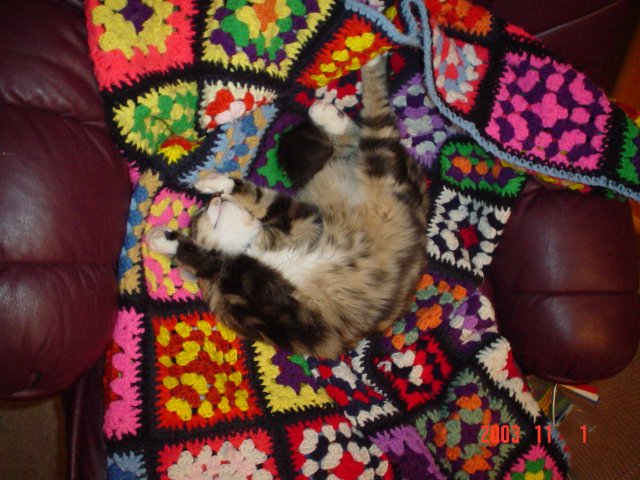
#> input picture data/sleepycat.jpg, 1280 x 960 px, found by its file name (shown at 1/2 size)
$ python inset_plot.py
#> lines starting #> are read from the running program, lines starting #| are printed output that depends on the picture; after the words box and inside, x2 and y2 are one past the last pixel; in counts of white or black regions, pixels touching at a corner belong together
#> (reads pyvision/data/project_info.json from the repository)
### pyvision3/image.py
"""
Created on Dec 18, 2015
@author: Stephen O'Hara

This module defines the pyvision image class, which wraps
the image data (array) in a class with convenient methods.

One very useful aspect of the image class is that annotations
(such as bounding boxes that might be drawn around detection regions)
are kept on a separate layer, as opposed to drawing directly
onto the image array itself.
"""
# The following prevents a bunch of pylint no-member errors
# with the cv2 module.
# pylint: disable=E1101

import cv2
import numpy as np
import io

try:
    import matplotlib.pyplot as plot
except ImportError:
    print("Error importing matplotlib.")
    print("Matplotlib integration will not work")

try:
    import shapely.geometry as sg
except ImportError:
    print("Error importing shapely.")
    print("Shapely is required for annotating shapes (polygons) on images.")
    print("Shapely is also used to determine if a crop is in bounds, etc.")

from .pv_exceptions import OutOfBoundsError, ImageAnnotationError
from .geometry import in_bounds, integer_bounds, Rect


class Image(object):
    """
    A pyvision3 Image object contains the image data, an
    annotations layer, and many convenient methods.
    Supports 1 channel and 3 channel images.
    """

    def __init__(self, source, *args, desc="Pyvision Image", **kwargs):
        """
        The constructor wraps a cv2.imread(...) function,
        passing in the args and kwargs appropriately, and
        then allocating data for the annotations layer.

        Parameters
        ----------
        desc: string
            Provide a short description of this image, that will be used
            by default in window titles and other functions
        source: string, file object, or cv2 image array
            If string, this is the full path to the image file to load.
            If file object, this is an open file handle from which to load
            the image.
            If ndarray, then we assume this is a cv2 image array which we will
            just wrap.
        args: variable
            Other args will be passed through to cv2.imread, the first arg
            should be the image source, like a file name. See the cv2 docs
            on imread for more details.
        kwargs: variable
            Keyword args will be passed through to cv2.imread

        Examples
        --------
        #loading from files
        img = pv3.Image('mypic.jpg')
        img2 = pv3.Image('mypic.jpg', cv2.IMREAD_GRAYSCALE)

        #loading from a file handle...this example is silly, but
        # this capability is good for example when loading from a file streamed
        # over a network connection, or S3, etc.
        with open('somepath/somefile.png', 'rb') as infile:
            img3 = pv3.Image(infile)

        #Wrapping of a numpy/cv2 ndarray
        img4 = pv3.Image( np.zeros( (480,640), dtype='uint8' ) )
        """
        self.desc = desc
        # metadata dictionary can be used to pass arbitrary info with the image
        self.metadata = {}

        if isinstance(source, np.ndarray):
            self.data = source
            self.metadata["source"] = "np.ndarray"
        elif type(source) == str:
            self.data = cv2.imread(source, *args, **kwargs)
            self.metadata["source"] = "file"
            self.metadata["filename"] = source
        else:
            # assume a file object
            buf = source.read()
            x = np.fromstring(buf, dtype="uint8")
            self.data = cv2.imdecode(x, cv2.IMREAD_UNCHANGED)
            self.metadata["source"] = "file object or buffer"

        self.height, self.width = self.data.shape[0:2]
        self.size = (self.width, self.height)
        self.nchannels = self.data.shape[2] if len(self.data.shape) == 3 else 1

        # Annotation data is a separate BGR image array.
        self.annotation_data = (
            self.data.copy()
            if self.nchannels == 3
            else cv2.cvtColor(self.data, cv2.COLOR_GRAY2BGR)
        )

    # [6 lines left out: function __str__, not called in this run]

    def __repr__(self):
        return str(self)

    def __getitem__(self, slc):
        return self.data[slc]

    # [20 lines left out: function as_grayscale, not called in this run]

    def as_annotated(self, alpha=0.5, as_type="PV"):
        """
        Provides an array which represents the merging of the image data
        with the annotations layer.

        Parameters
        ----------
        alpha: float
            Specify a number between 0.0 and 1.0
            This is the alpha blend when merging the annotations layer onto the image data.
            1.0 means that the annotation will be completely opaque and 0.0 completely transparent.
        as_type: string
            Specify either "CV" or "PV" (default) to indicate the return type of the annotated
            image. If "CV", then an ndarray in the normal opencv format is returned.
            If "PV", then a new pyvision3 image is returned with the annotations baked-in.

        Returns
        -------
        A copy of the image array (possibly expanded to 3 channels if the
        original image is single channel) with the color annotations baked in by
        replacing those pixels in the image with the corresponding non-zero pixels
        in the annotation data.

        Return type is either an opencv ndarray or a pyvision3 image depending on as_type.
        """
        # TODO: What if self.data is a floating point image and the annotations
        # are uint8 BGR? We should probably call a normalizing routine of some
        # sort that copies/converts self.data into a 3-channel BGR 8-bit image
        if self.nchannels == 1:
            tmp_img = cv2.cvtColor(self.data, cv2.COLOR_GRAY2BGR)
        else:
            tmp_img = self.data.copy()

        # this works because the annotation_data was initialized as a copy of the
        # source data. Annotations draw on this copy, and when we alpha-blend, those pixels
        # that were not changed by an annotation will blend back to full intensity.
        # i.e., if there were no annotations on pixel x, (1-alpha)*I(x) + (alpha)*A(x) = I(x)
        # because A(x) == I(x) where not otherwise annotated.
        tmp_img = cv2.addWeighted(
            tmp_img, 1.0 - alpha, self.annotation_data, alpha, 0.0
        )

        if as_type == "PV":
            return Image(tmp_img)

        return tmp_img

    # [203 lines left out: functions annotate_shape, annotate_point, annotate_circle, annotate_line, annotate_rect, annotate_text and 1 more, not called in this run]

    def annotate_inset_image(self, inset_image, pos, size=None):
        """
        On the annotation layer, composites another image, typically a thumbnail or other graphic,
        at the specified inset position and size. This is a way that an icon image could be drawn
        to a specific location as an annotation, or for an inset graphic like a performance meter,
        to be drawn as an inset onto a corner of the image, etc.

        Parameters
        ----------
        inset_image:    A pyvision3 image to be drawn as an annotation on the current image. This may be
                        a single channel or 3 channel image.
        pos:            The (x, y) coordinates, relative to the current image, where the top-left corner
                        of the inset image will be placed.
        size:           The (width, height) of the inset image in pixels. The inset image will be resized
                        to this specified size before drawing it to the annotation layer. Specify None
                        if no resizing is required of the inset image.

        Note
        -----
        The pixels from the inset image will replace whatever is already at that location in the annotation
        layer. The inset image will be subject to the same alpha-blending as the other annotations.
        """
        if size is not None:
            if inset_image.size != size:
                inset_image = inset_image.resize(size, as_type="PV")
        else:
            size = inset_image.size

        cv_tile = inset_image.data
        roi = Rect(pos[0], pos[1], size[0], size[1])
        depth = cv_tile.shape[-1] if len(cv_tile.shape) == 3 else 1

        if depth == 1:
            cv_tile_bgr = cv2.cvtColor(cv_tile, cv2.COLOR_GRAY2BGR)
        else:
            cv_tile_bgr = cv_tile

        # copy pixels of tile onto appropriate location in annotation image
        dest = self.annotation_data
        (minx, miny, maxx, maxy) = integer_bounds(roi)
        dest[miny : (maxy + 1), minx : (maxx + 1), :] = cv_tile_bgr

    # [138 lines left out: functions _draw_segments, _fix_color_tuple, copy, crop, resize, imshow, not called in this run]

    def show(
        self,
        window_title=None,
        highgui=True,
        annotations=True,
        annotations_opacity=0.5,
        delay=0,
        pos=None,
    ):
        """
        Displays this image in a highgui or matplotlib window.

        Parameters
        ----------
        window_title: string or None
            If None (default) then the image title will be self.desc, otherwise
            specify a string to be used for this purpose.
        highgui: boolean
            If True (default) then opencv highgui library is used to display the image.
            Otherwise the current figure of matplotlib will be used.
        annotations: boolean
            If True (default) then the annotations will be shown over the base image,
            otherwise only the base image will be shown.
        annotations_opacity: float (0.0 - 1.0)
            Controls the opacity of the annotations layer, assuming annotations=True.
            0.0 means that the annotations will be invisible and 1.0 means completely opaque.
            Default is 0.5.
        delay: int
            The delay in milliseconds to wait after showing the image. This is passed on
            to cv2.waitKey if highgui is specified as the display. This is useful if
            showing a sequence of images as if they were a video. If None, then there
            is no call to cv2.waitkey
        pos: tuple (x,y)
            Used if showing via highgui, this is the window's upper left position on
            the user's screen. Default is None, which means the window will be placed
            automatically.
        """
        if not window_title:
            window_title = self.desc

        img_array = (
            self.as_annotated(alpha=annotations_opacity, as_type="CV")
            if annotations
            else self.data.copy()
        )
        # optional resize logic here?

        if highgui:
            # display via  an opencv window
            # Create the window
            cv2.namedWindow(window_title)

            # Set the location
            if pos is not None:
                cv2.moveWindow(window_title, pos[0], pos[1])

            # Display the result
            cv2.imshow(window_title, img_array)
            key = -1 if delay is None else cv2.waitKey(delay=delay)
            del img_array
            return key
        else:
            # display in a matplotlib figure
            if img_array.shape[-1] == 3:
                # Note cv2 image arrays are BGR order, but matplotlib expects
                # RGB order. So we're swapping channel 0 with channel 2
                tmp = img_array[:, :, 0].copy()
                img_array[:, :, 0] = img_array[:, :, 2]
                img_array[:, :, 2] = tmp
                del tmp
            if window_title is not None:
                plot.figure()
            plot.imshow(img_array)
            plot.title(window_title)
            plot.draw()
            plot.show(block=False)

    # [28 lines left out: functions show_annotation, save, not called in this run]


def matplot_fig_to_image(fig):
    """
    Converts a matplotlib figure into a pyvision3 image

    Parameters
    ----------
    fig:    a matplotlib figure

    Returns
    -------
    a pyvision3 image, the width/height of the image are determined
    by the matplotlib figure size (in inches) times the specified dpi (dots per inch),
    which can be set upon figure creation.
    """
    buff = io.BytesIO()
    fig.savefig(buff, format="png", transparent=False, facecolor="white")
    arr = np.asarray(buff.getbuffer())
    img = cv2.imdecode(arr, cv2.IMREAD_COLOR)
    plot.close(fig)
    return Image(img)

### pyvision3/geometry.py
"""
Some simple geometry primitives (Point, Rect) that basically wrap
shapely geometries, but are used for convenience. For example,
shapely.geometry.box takes (minx, miny, maxx, maxy) coordinates, but
it's often much more convenient to specify a rectangle as (x, y, width, height)...
"""

import shapely.geometry as sg
from shapely.geometry.point import Point as sgPoint
import numpy as np


# [14 lines left out: function Point, not called in this run]


def Rect(x, y, w, h):
    """

    Parameters
    ----------
    x: int
        Upper left corner, x position
    y: int
        Upper left corner, y position
    w: int
        Width
    h: int
        Height

    Returns
    -------
    shapely.geometry.Polygon object representing the rectangle
    """
    return sg.box(x, y, x + w - 1, h + y - 1)


# [56 lines left out: functions CenteredRect, in_bounds, integer_coords_array, not called in this run]


def integer_bounds(shape):
    """
    Returns the bounds of the given shape using integer values.

    Parameters
    ----------
    shape: a shapely geometry supporting the .bounds attribute

    Returns
    -------
    (minx, miny, maxx, maxy) as integer values.
    """
    return tuple(np.array(shape.bounds, dtype="int"))

### examples/inset_plot.py
"""
Demonstration of creating a plot using matplotlib
and using it as an overlay on a pyvision image.
"""

import pyvision3 as pv3
import numpy as np

try:
    import matplotlib.pyplot as plt
except ImportError:
    print("You must have matplotlib installed to run this example.")
    raise


def _fake_data(k):
    bar_chart_vals = 3 * np.random.rand(k) + 8
    line_plot_vals = np.random.randint(8000, 9300, k)
    return [bar_chart_vals, line_plot_vals]


def _plot_data(dat):
    bar_vals, line_vals = dat
    x_vals = np.arange(len(bar_vals))

    w, h = plt.figaspect(0.125)
    fig = plt.figure(figsize=(8, 1), dpi=100)  # 800x100 pixel plot
    plt.bar(x_vals, bar_vals)
    ax1 = plt.gca()
    ax1.set_ylabel("mice")
    ax1.set_ylim([5, 15])

    ax1.tick_params("y", colors="b")
    ax1.tick_params(axis="x", which="both", bottom=False, top=False, labelbottom=False)

    ax2 = ax1.twinx()
    ax2.plot(x_vals, line_vals, "r-")
    ax2.set_ylabel("purring")
    ax2.set_ylim([7000, 9500])
    ax2.tick_params("y", colors="r")

    return fig


def _get_inset_image(k):
    dat = _fake_data(k)
    fig = _plot_data(dat)
    img = pv3.matplot_fig_to_image(fig)
    return img


def main():
    img = pv3.Image(pv3.IMG_SLEEPYCAT)
#> in __init__, self.data is the input picture: shape (960, 1280, 3); mean B, G, R 51.4, 57.9, 95.1
    overlay = _get_inset_image(20)
#> in matplot_fig_to_image, `fig.savefig(buff, format="png", transparent=False, facecolor="white")`:
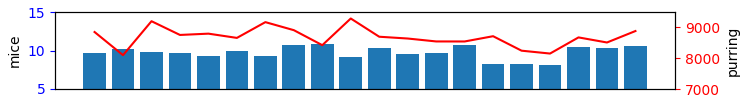
#> figure drawn by matplotlib, 2 panels; panel 2: curve peaks at x = 9, y = 9289
#> in matplot_fig_to_image, `img = cv2.imdecode(arr, cv2.IMREAD_COLOR)`:
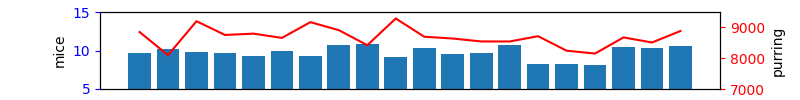
#> img: shape (100, 800, 3); mean B, G, R 228.1, 215.1, 202.2

    x_pos = 5
    y_pos = img.size[1] - overlay.size[1] - 5

    img.annotate_inset_image(overlay, (x_pos, y_pos), size=None)
    img.show(annotations_opacity=0.8)


if __name__ == "__main__":
    print("====================================================")
    print("With image window in focus, hit spacebar to quit")
    print("====================================================")
    main()
#> in annotate_inset_image, `dest[miny : (maxy + 1), minx : (maxx + 1), :] = cv_tile_bgr`:
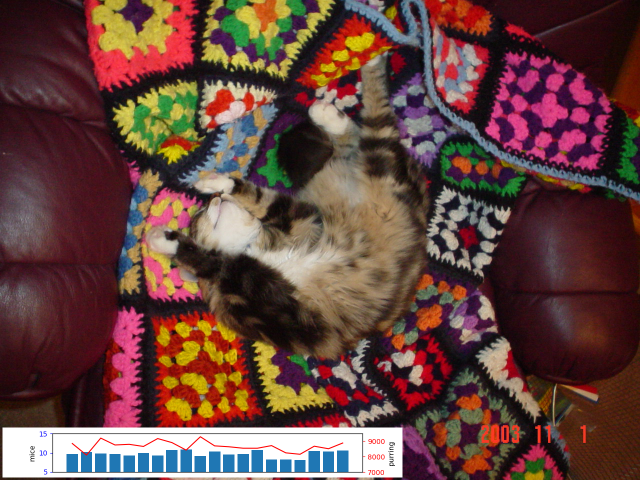
#> dest: shape (960, 1280, 3) (shown at 1/2 size); 6.51% of pixels changed, all inside (x1, y1, x2, y2) = (5, 855, 805, 955)
#> in as_annotated, `tmp_img = cv2.addWeighted( tmp_img, 1.0 - alpha, self.annotation_data,..`:
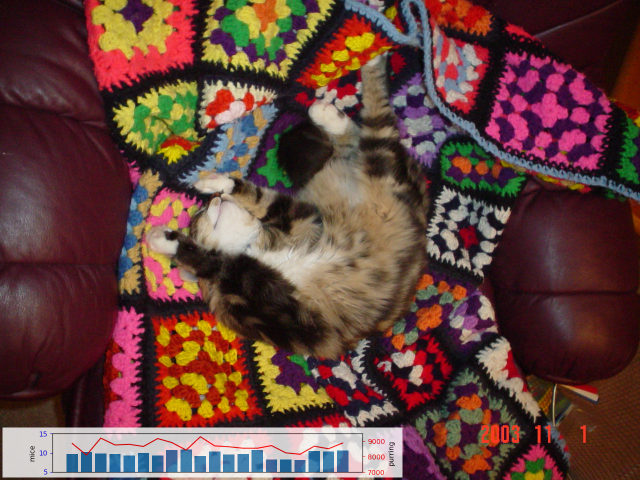
#> tmp_img: shape (960, 1280, 3) (shown at 1/2 size); mean B, G, R 60.3, 66.2, 100.5
#> (key q is pressed here)
